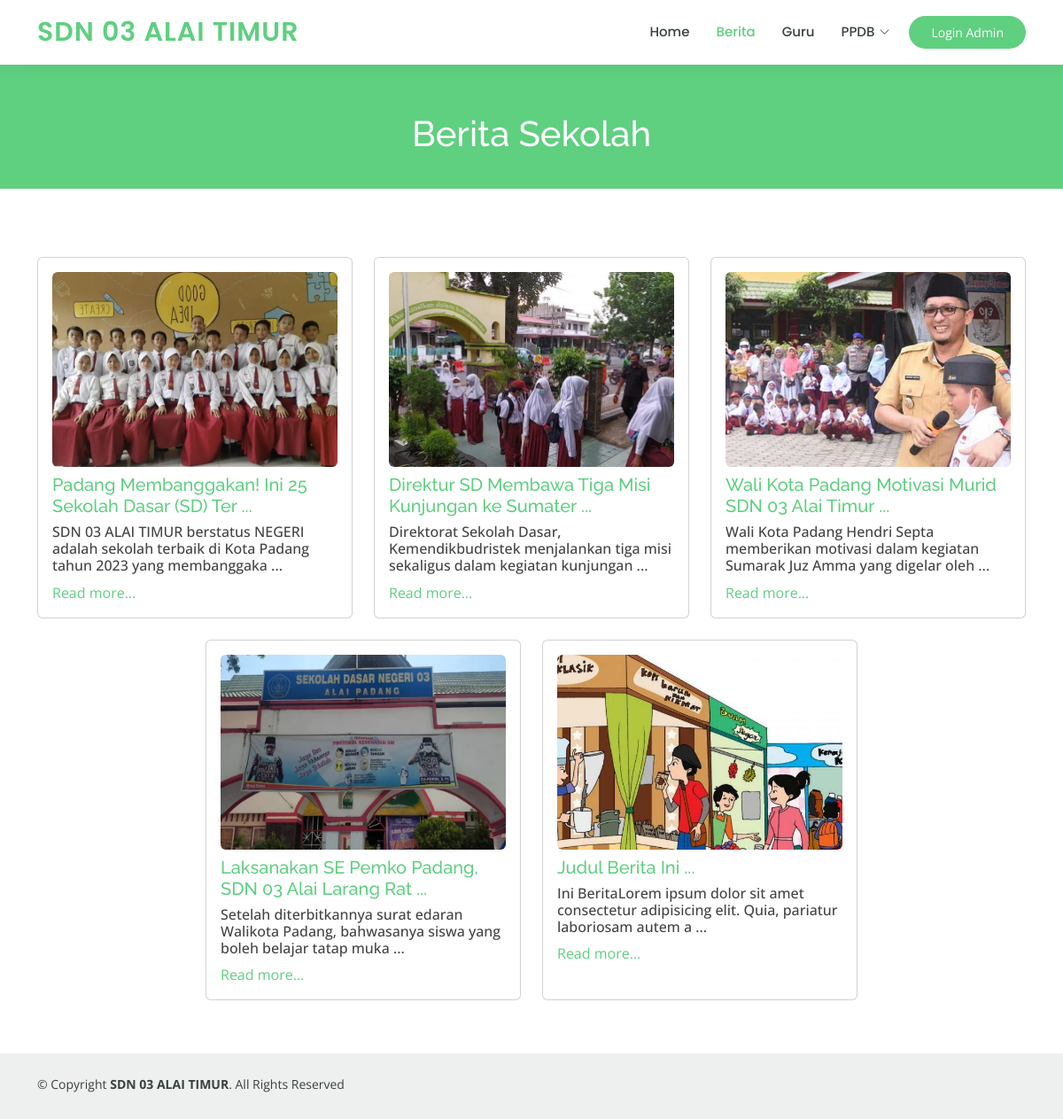
The app's page /main.php?p=berita with its own data.
### tables this page shows
CREATE TABLE `berita` (
  `id_berita` int NOT NULL,
  `judul_berita` text NOT NULL,
  `slug_berita` varchar(256) NOT NULL,
  `isi_berita` text NOT NULL,
  `user_posting` int NOT NULL,
  `created_at` timestamp NOT NULL DEFAULT CURRENT_TIMESTAMP,
  `foto_berita` varchar(100) NOT NULL
);

### admin/control/helper.php (called while the page is built, shortened)
<?php
function select($c, $table, $opt = [])
{
  $select = array_key_exists('select', $opt) ? $opt['select'] : '*';
  $where = array_key_exists('where', $opt) ? ("WHERE " . $opt['where']) : '';
  $group = array_key_exists('group', $opt) ? ('GROUP BY ' . $opt['group']) : '';
  $order = array_key_exists('order', $opt) ? ('ORDER BY ' . $opt['order']) : '';
  $limit = array_key_exists('limit', $opt) ? ('LIMIT ' . $opt['limit']) : '';
  return $c->query("SELECT $select FROM $table $where $order $group $limit");
}

### berita.php (the view, shortened to what this page needs)
<div class="breadcrumbs" data-aos="fade-in">
  <div class="container">
    <h1 class="mt-4">Berita Sekolah</h1>
  </div>
</div>
<section id="contact" class="contact">
  <div class="container" data-aos="fade-up">
    <div class="row mt-5 justify-content-center">
      <?php
      $orderBerita = "id_berita DESC";
      $queryBerita = select($c, 'berita', ['order' => $orderBerita]);
      if ($queryBerita->num_rows > 0) :
        foreach ($queryBerita as $berita) :
      ?>
          <div class="col-lg-4 col-md-6 d-flex align-items-stretch mt-4 mt-lg-4">
            <div class="card card-body">
              <img src="admin/images/berita/<?= $berita['foto_berita'] ?>" class="img-fluid rounded" alt="...">
              <div class="course-content">
                <h5 class="mt-2">
                  <a href="?p=detail_berita&id=<?= $berita['slug_berita'] ?>"><?= substr($berita['judul_berita'], 0, 50) . ' ...' ?></a>
                </h5>
                <p class="h6"><?= substr(strip_tags($berita['isi_berita']), 0, 100) . ' ...' ?></p>
                <a href="?p=detail_berita&id=<?= $berita['slug_berita'] ?>">Read more...</a>
              </div>
            </div>
          </div>
      <?php endforeach;
      endif; ?>
    </div>
  </div>
</section>

### main.php (shortened to what this page needs)
<?php
include_once "./admin/control/connection.php";
include_once "./admin/control/helper.php";
$WEB_NAME = "SDN 03 ALAI TIMUR";
?>
<!DOCTYPE html>
<html lang="en">
<head>
  <link href="assets/vendor/animate.css/animate.min.css" rel="stylesheet">
  <link href="assets/vendor/aos/aos.css" rel="stylesheet">
  <link href="assets/vendor/bootstrap/css/bootstrap.min.css" rel="stylesheet">
  <link href="assets/vendor/bootstrap-icons/bootstrap-icons.css" rel="stylesheet">
  <link href="assets/vendor/boxicons/css/boxicons.min.css" rel="stylesheet">
  <link href="assets/vendor/remixicon/remixicon.css" rel="stylesheet">
  <link href="assets/vendor/swiper/swiper-bundle.min.css" rel="stylesheet">
  <link rel="stylesheet" href="./assets/vendor/sweetalert/sweetalert.css">
  <link href="assets/css/style.css" rel="stylesheet">
</head>
<body>
  <?php include_once "./templates/header.php" ?>
  <?php if (!isset($_GET['p'])) {
    include_once('dashboard.php');
  } else {
    include_once($_GET['p'] . '.php');
  } ?>
  <?php include_once "./templates/footer.php" ?>
</body>
</html>

### templates/header.php (shortened to what this page needs)
<header id="header" class="fixed-top">
  <div class="container d-flex align-items-center">
    <h1 class="logo me-auto"><a href="?p=dashboard"><?= $WEB_NAME ?></a></h1>
    <nav id="navbar" class="navbar order-last order-lg-0">
      <ul>
        <li>
          <a class="<?= isset($_GET['p']) ? ($_GET['p'] == 'dashboard' ? 'active' : '') : 'active' ?>"
            href="?p=dashboard">Home</a>
        </li>
        <li>
          <a class="<?= in_array($_GET['p'], ['berita', 'detail_berita']) ? 'active' : '' ?>"
            href="?p=berita">Berita</a>
        </li>
        <li>
          <a class="<?= in_array($_GET['p'], ['guru']) ? 'active' : '' ?>" href="?p=guru">Guru</a>
        </li>
        <li class="dropdown">
          <a href="#" class="<?= in_array($_GET['p'], ['ppdb', 'finalisasi_ppdb']) ? 'active' : '' ?>">
            <span>PPDB</span>
            <i class="bi bi-chevron-down"></i>
          </a>
        </li>
      </ul>
    </nav>
    <a href="admin/" class="get-started-btn">Login Admin</a>
  </div>
</header>

### templates/footer.php
<footer id="footer">
  <div class="container d-md-flex py-4">
    <div class="me-md-auto text-center text-md-start">
      <div class="copyright">
        &copy; Copyright <strong><span><?= $WEB_NAME ?></span></strong>. All Rights Reserved
      </div>
      <div class="credits">
      </div>
    </div>
  </div>
</footer>

### assets/css/style.css (style rules this page uses)
body { font-family: "Open Sans", sans-serif; color: #444444; }
a { color: #5fcf80; text-decoration: none; }
h1, h2, h3, h4, h5, h6 { font-family: "Raleway", sans-serif; }
#header { background: #fff; transition: all 0.5s; z-index: 997; padding: 15px 0; box-shadow: 0px 0 18px rgba(55, 66, 59, 0.08); }
#header .logo { font-size: 30px; margin: 0; padding: 0; line-height: 1; font-weight: 600; letter-spacing: 1px; text-transform: uppercase; font-family: "Poppins", sans-serif; }
#header .logo a { color: #5fcf80; }
.get-started-btn { margin-left: 22px; background: #5fcf80; color: #fff; border-radius: 50px; padding: 8px 25px; white-space: nowrap; transition: 0.3s; font-size: 14px; display: inline-block; }
.navbar { padding: 0; }
.navbar ul { margin: 0; padding: 0; display: flex; list-style: none; align-items: center; }
.navbar li { position: relative; }
.navbar a, .navbar a:focus { display: flex; align-items: center; justify-content: space-between; padding: 10px 0 10px 30px; font-family: "Poppins", sans-serif; font-size: 15px; font-weight: 500; color: #37423b; white-space: nowrap; transition: 0.3s; }
.navbar a i, .navbar a:focus i { font-size: 12px; line-height: 0; margin-left: 5px; }
.navbar a:hover, .navbar .active, .navbar .active:focus, .navbar li:hover>a { color: #5fcf80; }
section { padding: 60px 0; overflow: hidden; }
.breadcrumbs { margin-top: 73px; text-align: center; background: #5fcf80; padding: 30px 0; color: #fff; }
.contact { padding-top: 5px; }
#footer { color: #37423b; font-size: 14px; background: #eef0ef; }
#footer .credits { padding-top: 5px; font-size: 13px; }

### main.php (style rules this page uses)
.course-item>img, div.card-body>img.img-fluid { height: 220px; object-fit: cover; object-position: center; }

### records on screen
berita: foto_berita (picture), judul_berita "Padang Membanggakan! Ini 25 Sekolah Dasar (SD) Ter", isi_berita "SDN 03 ALAI TIMUR berstatus NEGERI adalah sekolah terbaik di Kota Padang tahun 2023 yang membanggaka"
berita: foto_berita (picture), judul_berita "Direktur SD Membawa Tiga Misi Kunjungan ke Sumater", isi_berita "Direktorat Sekolah Dasar, Kemendikbudristek menjalankan tiga misi sekaligus dalam kegiatan kunjungan"
berita: foto_berita (picture), judul_berita "Wali Kota Padang Motivasi Murid SDN 03 Alai Timur", isi_berita "Wali Kota Padang Hendri Septa memberikan motivasi dalam kegiatan Sumarak Juz Amma yang digelar oleh"
berita: foto_berita (picture), judul_berita "Laksanakan SE Pemko Padang, SDN 03 Alai Larang Rat", isi_berita "Setelah diterbitkannya surat edaran Walikota Padang, bahwasanya siswa yang boleh belajar tatap muka"
berita: foto_berita (picture), judul_berita "Judul Berita Ini", isi_berita "Ini BeritaLorem ipsum dolor sit amet consectetur adipisicing elit. Quia, pariatur laboriosam autem a"

### other values on screen
$WEB_NAME "SDN 03 ALAI TIMUR"
